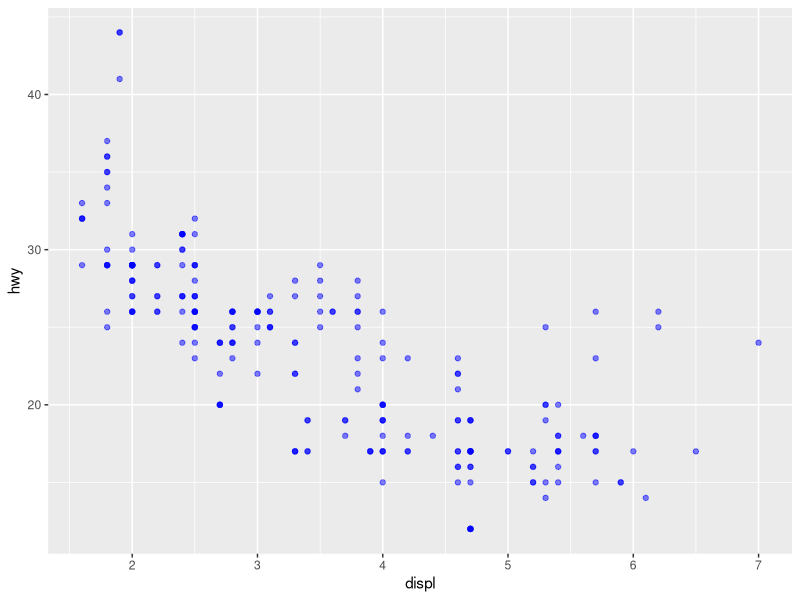
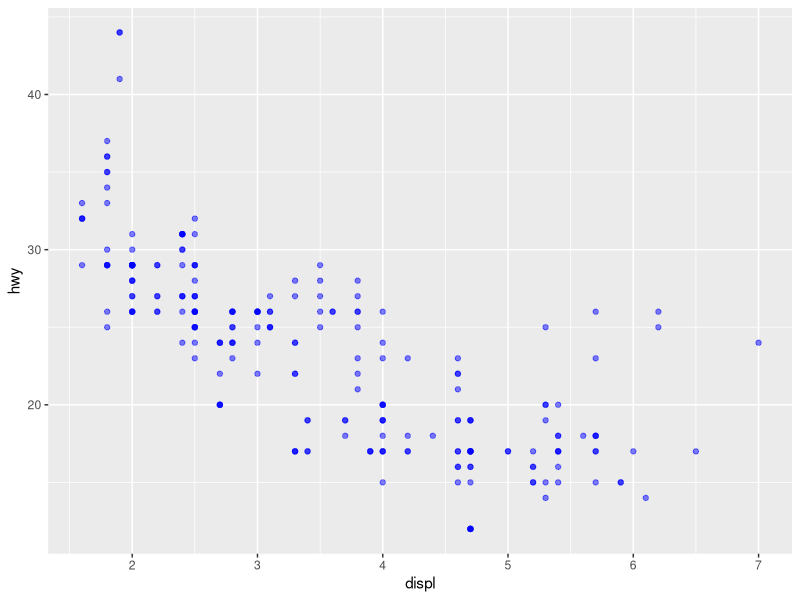

Source code (R) for these figures, in order:
# r2py crawler metadata
# package: ggplot2
# source_type: rd_example
# topic: reexports.Rd
# source_file: C:\Users\bened\AppData\Local\R\win-library\4.5\ggplot2\help
# lines: 6

suppressPackageStartupMessages(library(ggplot2))
ggplot(mpg, aes(displ, hwy)) +
  geom_point(alpha = 0.5, colour = "blue")

ggplot(mpg, aes(displ, hwy)) +
  geom_point(colour = alpha("blue", 0.5))
